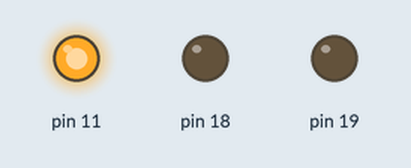
A sketch run on a simulated Arduino Uno, built with avr-gcc and run on an emulated ATmega328P. Shown: output pins drawn as LEDs (lit = HIGH). At 3.5 s the program stops and its outputs stay as they are.

Above: at 0.1 s.
At 1.6 s:
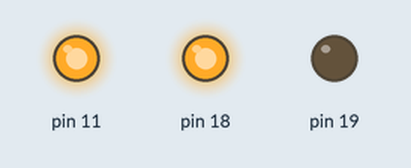
At 3.1 s:
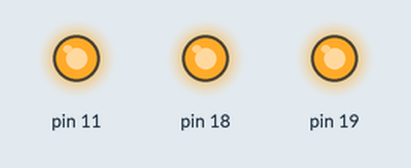
Timing chart, 0 to 4.6 s (numbered marks = the images above):
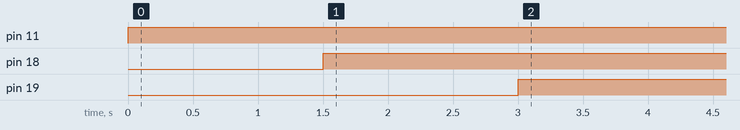

Measured:
- by itself, pin 11: LOW → HIGH at 0.00 s
- by itself, pin 18: LOW → HIGH at 1.5 s
- by itself, pin 19: LOW → HIGH at 3.0 s

The sketch:

trafficlight.ino
```cpp
#define F_CPU 160000000UL
#include<AVR/IO.h>
int main(void)
{
  DDRB |= (1<<PB3);
   DDRC |= (1<<PC4);
   DDRC |= (1<<PC5);

    while(1)
  {
     PORTB |= (1<<PB3);
     _delay_ms(500);     //red light on and off
     PORTB&~ -(1<<PB3);

     _delay_ms(1000);

     PORTC |=(1<<PC4);
     _delay_ms(500);    //yellow light on and off
      PORTB&~ -(1<<PC4);

      _delay_ms(1000);

      PORTC |=(1<<PC5);
     _delay_ms(500);    //green light on and off
      PORTC&~ -(1<<PC5);


  return 0;
  }
}
```
